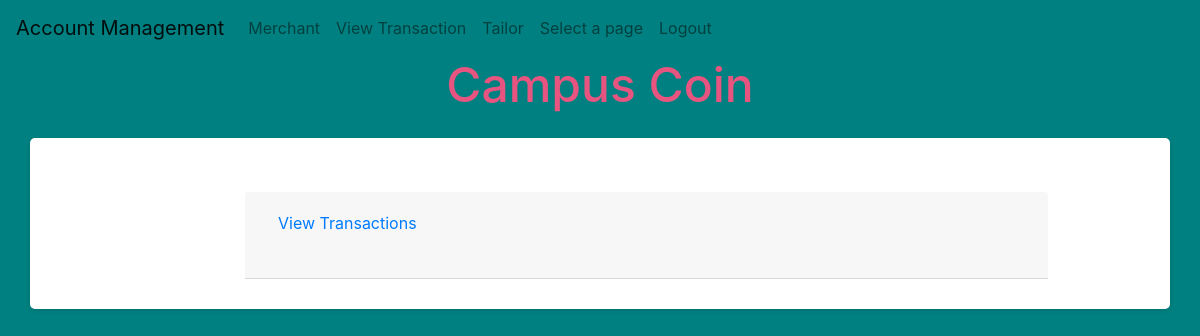
Page /viewtransaction (signed in) on the committed database.
### tables this page shows
CREATE TABLE userPages (
        id INTEGER PRIMARY KEY AUTOINCREMENT,
        userName TEXT NOT NULL,
        urlPage TEXT NOT NULL,
        pageName TEXT NOT NULL
        );

### app.py (the view)
@app.route('/viewtransaction', methods=['POST','GET'])
def viewtransaction():
    if (session.get('role') == "Money Depositor" or session.get('role') == "Merchant" or session.get('role') == "child" ) and request.method == 'GET':
        conn = sqlite3.connect("data.db")
        c = conn.cursor()
        Pages = c.execute("SELECT urlPage ,pageName FROM userPages where userName = ?  ;",([session['username']])).fetchall()
        pageAutherization = c.execute("SELECT urlPage ,pageName FROM userPages where userName = ? and pageName = ? ;",(session['username'],'View Transaction')).fetchall()
        if not pageAutherization:
            flash('requested page not found')
            return redirect('/')
        conn = sqlite3.connect("data.db")
        c = conn.cursor()
        c.execute("""CREATE TABLE IF NOT EXISTS Transactions (
                id INTEGER PRIMARY KEY AUTOINCREMENT,
                FromT TEXT NOT NULL,
                ToT TEXT NOT NULL,
                cardNumber TEXT NOT NULL,
                CVV TEXT NOT NULL,
                expierDate TEXT NOT NULL,
                value REAL NOT NULL,
                transactionType TEXT NOT NULL,
                actionTime TEXT NOT NULL
                )""")
        Data = c.execute("""SELECT * FROM Transactions WHERE FromT  = ? or ToT  = ?  """, (session['username'] ,session['username'] )).fetchall()
        return render_template("Transaction.html",name = session['name'] ,email= session['username'],Pages =Pages ,Data=Data)
    else:
        flash('requested page not found')
        return redirect('/')

### templates/Transaction.html (shortened to what this page needs)
{% extends 'app.html' %}
{% block content %}
<div class="container mt-9" style="background-color: white; padding: 30px; border-radius: 5px; box-shadow: 0 2px 5px rgba(0, 0, 0, 0.1);  " >
    <br>
    <div class="row">
        <div class="col-md-9 offset-md-2">
            <div id="accordion">
            <div class="card-header" id="headingOne">
            <h1 class="btn btn-link text-center mb-4" data-toggle="collapse" data-target="#collapseOne" aria-expanded="false" aria-controls="collapseOne"><center>View Transactions</center></h1>
        </div>
    </div>
    </div>
    </div>
</div>
{% endblock content %}

### templates/app.html (shortened to what this page needs)
<!DOCTYPE html>
<html lang="en">
<head>
    <link rel="stylesheet" href="https://maxcdn.bootstrapcdn.com/bootstrap/4.5.2/css/bootstrap.min.css">
</head>
<body>
    <nav class="navbar navbar-expand-lg navbar-light " style="background-color: #008080; ">
        <a class="navbar-brand" href="/user">Account Management</a>
        <div class="collapse navbar-collapse" id="navbarNav">
            <ul class="navbar-nav">
                {% for page in Pages %}
                <li class="nav-item">
                    <a class="nav-link" href="{{page[0]}}">{{page[1]}}</a>
                </li>
                {% endfor %}
                <li class="nav-item">
                    <a class="nav-link" href="/logOut">Logout</a>
                </li>
            </ul>
        </div>
    </nav>
    <header class="text-center mb-4">
        <h2 class="text-center mb-4" style="font-size:48px;color:#E75480;" >Campus Coin</h2>
        </header>
    {% block content %}
    {% endblock content %}
</body>
</html>

### templates/app.html (style rules this page uses)
body { background-color: #008080; }

### rows in the picture
userPages: pageName "Merchant"
userPages: pageName "View Transaction"
userPages: pageName "Tailor"
userPages: pageName "Select a page"
